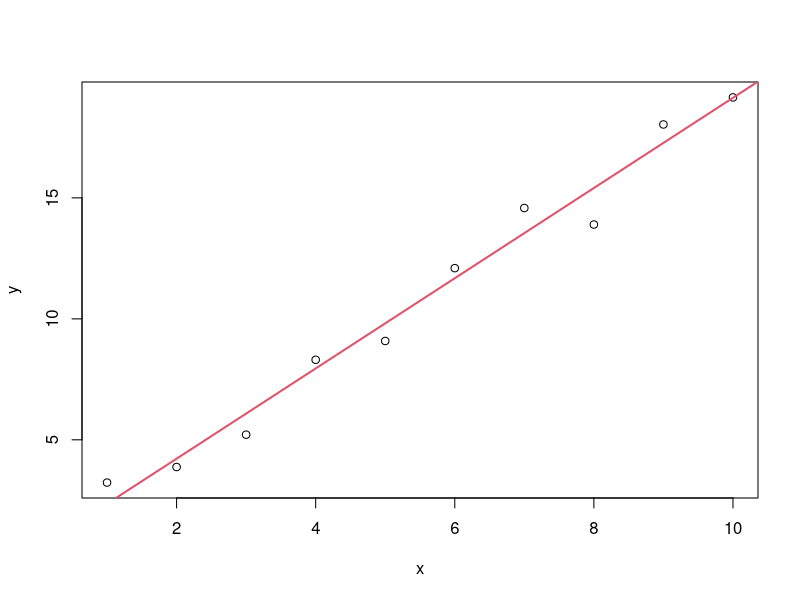
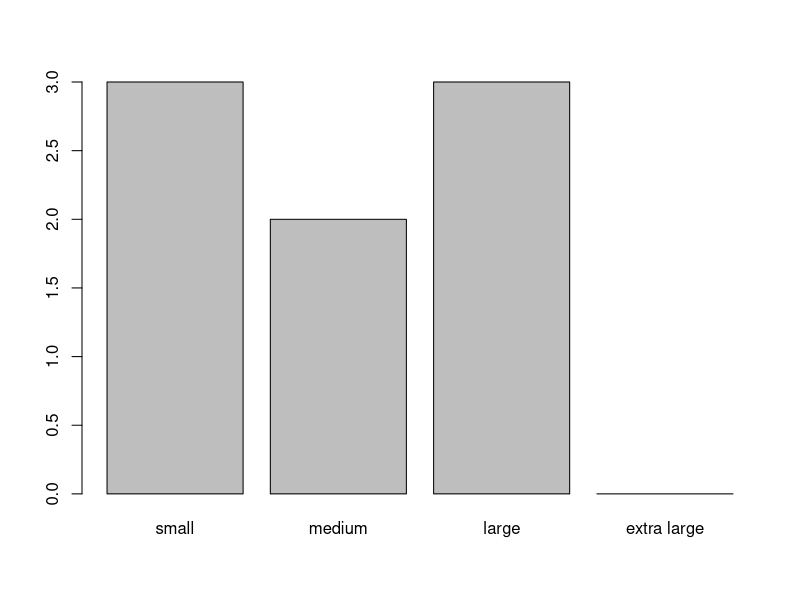

Write R code to recreate these figures, in order.
## ---- chunk 1
knitr::opts_chunk$set(collapse = TRUE, comment = ">",
                      fig.retina = 3, warning = FALSE, message = FALSE)
## ---- chunk 2
# 将1， 4， 6， 9四个数组合起来（得到向量）
c(1, 4, 6, 9)
## ---- chunk 3
getwd()
## ---- chunk 4
myvec <- pi
print(myvec)
class(myvec)
## ---- chunk 5
# 数值型向量
vec1 <- c(1, 2, 3, 4, 5)
vec1
# 字符型向量
vec2 <- c("我", "喜欢", "R")
vec2
## ---- chunk 6
(vec3 <- c(25, TRUE))
(vec4 <- c(25, TRUE, "我爱R"))
## ---- chunk 7
num <- c(1, -2, 4, 6, 9)
length(num) #向量长度
mean(num) # 均值
sd(num) # 标准差
summary(num) # 汇总统计
## ---- chunk 8
char <- c("I", "like", "R")
length(char)
nchar(char)
## ---- chunk 9
go <- 1:20
back <- 20:1
(seqby <- seq(from = 1, to = 20, by = 0.5))
seqlength <- seq(from = 1, to = 20, length = 40)
seqalong <- seq_along(seqby)
seqlen <- seq_len(length(seqby))
rep(x=1, times = 100)
rep(x = 1:5, times = 3)
rep(x = 1:5 , each = 3)
rep(x = 1:5 , times = 2 , each = 3)
## ---- chunk 10
# matrix的元素组合方式，默认是列优先
(mat1 <- matrix(1:15, nrow = 3, ncol = 5)) 
# 如果混进其他原子类型，会发生什么？
(mat2 <- matrix(c(1:15, "a", "b", "c"), nrow = 3, ncol = 6))
## ---- chunk 11
mat3 <- matrix(1:4, 2, 2)
mat4 <- matrix(3:6, 2, 2)
mat3 + mat4 #矩阵加法
mat3 * mat4 # 矩阵乘法？不是！
mat3 %*% mat4 # 这才是矩阵乘法
det(mat3) #求行列式
solve(mat3, 1:2) #解方程组
## ---- chunk 12
(dt <- data.frame(x = 1:3, y = c("a", "b", "c"), z = c(T, F, T)))
dim(dt) # 维度
nrow(dt) # 行数
ncol(dt) # 列数
colnames(dt) #列名，这个很重要。为什么？
rownames(dt) # 行名
str(dt) # 查看结构
## ---- chunk 13
dt2 <- data.frame(x = 1:4, y = LETTERS[1:4], z = rep(T, 4))
summary(dt2)
## ---- chunk 14
(ls1 <- list(x = 1:4, y = LETTERS[1:5], z = rep(T, 4)))
## ---- chunk 15
str(ls1)
# 
summary(ls1)
## ---- chunk 16
x = 1:10; y = 2*x + rnorm(10)
mod1 <- lm(y~x)
mod1
## ---- chunk 17
plot(x, y); abline(mod1, col = 2, lwd =2)
## ---- chunk 18
x = c(1, 4, 2, 5, 6, 8, 6, 9, 10)
x[9]
x[1:3]
x[c(2, 6, 7)]
## ---- chunk 19
x2 <- c(1, 2, 3)
x2[c(T, F, T)]
# 取出了所有TRUE位置对应的x2的元素
## ---- chunk 20
x < 5
## ---- chunk 21
x[x < 5]
## ---- chunk 22
x <- c(3:5, 11:8, 8 + 0:5)
x[x >= 2 & x <= 8]
x[x < 2 | x > 8]
x[x == 8]
x[x!=8]
(ux <- unique(x))
(dx <- duplicated(x))
x[dx]
## ---- chunk 23
x <-  matrix(1:24, nrow = 4, ncol = 6, byrow = T)
x[1:2, ]
x[, c(1, 3, 5)]
x[1:2, c(1, 3, 5)]
## ---- chunk 24
dt
dt$x
dt$"x"
# df$c("x", "y")
## ---- chunk 25
dt["x"]
dt[c("x", "y")]
## ---- chunk 26
dt[, "x"]
# 注意此处与左边名称索引结果的区别

dt[, c("x", "y")]
## ---- chunk 27
ls1 <- list(x = 1:4, y = LETTERS[1:5], z = rep(T, 4))
ls1$x
ls1["y"]
ls1[c("x", "y")]
## ---- chunk 28
ls1[[1]]
ls1[["y"]]
## ---- chunk 29
(x <- 1/0)
log(0)
sqrt(-4)
(x <- c())
## ---- chunk 30
x <- c(1, NA, 3, NA, 4, NA)
length(x)
is.na(x)
## ---- chunk 31
grade = c(3, 4, 2, 2, 4, 1, 1, 4, 2, 2)
factor(grade)  
grade
gender = c(rep("male", 3), rep("female", 4))
gender = factor(gender)
gender
size = factor(c(2, 3, 1, 1, 1, 2, 3, 3), levels = c(1, 2, 3, 4),
  labels = c("small", "medium", "large", "extra large"))
size
## ---- chunk 32
summary(size)
## ---- chunk 33
plot(size)
